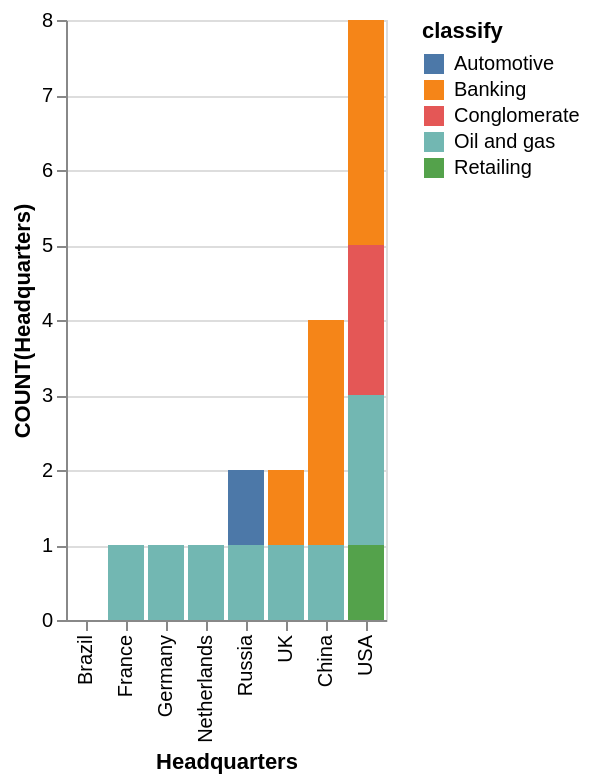

Here is the Vega-Lite specification saved for this chart:
### Vega-Lite specification from a JSON file in a GitHub repository (floating-point values rounded to 4 significant figures)
{"data": {"values": [{"x_data": "Brazil", "y_data": 0, "classify": "Automotive"}, {"x_data": "France", "y_data": 0, "classify": "Automotive"}, {"x_data": "Germany", "y_data": 0, "classify": "Automotive"}, {"x_data": "Netherlands", "y_data": 0, "classify": "Automotive"}, {"x_data": "Russia", "y_data": 1, "classify": "Automotive"}, {"x_data": "UK", "y_data": 0, "classify": "Automotive"}, {"x_data": "China", "y_data": 0, "classify": "Automotive"}, {"x_data": "USA", "y_data": 0, "classify": "Automotive"}, {"x_data": "Brazil", "y_data": 0, "classify": "Banking"}, {"x_data": "France", "y_data": 0, "classify": "Banking"}, {"x_data": "Germany", "y_data": 0, "classify": "Banking"}, {"x_data": "Netherlands", "y_data": 0, "classify": "Banking"}, {"x_data": "Russia", "y_data": 0, "classify": "Banking"}, {"x_data": "UK", "y_data": 1, "classify": "Banking"}, {"x_data": "China", "y_data": 3, "classify": "Banking"}, {"x_data": "USA", "y_data": 3, "classify": "Banking"}, {"x_data": "Brazil", "y_data": 0, "classify": "Conglomerate"}, {"x_data": "France", "y_data": 0, "classify": "Conglomerate"}, {"x_data": "Germany", "y_data": 0, "classify": "Conglomerate"}, {"x_data": "Netherlands", "y_data": 0, "classify": "Conglomerate"}, {"x_data": "Russia", "y_data": 0, "classify": "Conglomerate"}, {"x_data": "UK", "y_data": 0, "classify": "Conglomerate"}, {"x_data": "China", "y_data": 0, "classify": "Conglomerate"}, {"x_data": "USA", "y_data": 2, "classify": "Conglomerate"}, {"x_data": "Brazil", "y_data": 0, "classify": "Oil and gas"}, {"x_data": "France", "y_data": 1, "classify": "Oil and gas"}, {"x_data": "Germany", "y_data": 1, "classify": "Oil and gas"}, {"x_data": "Netherlands", "y_data": 1, "classify": "Oil and gas"}, {"x_data": "Russia", "y_data": 1, "classify": "Oil and gas"}, {"x_data": "UK", "y_data": 1, "classify": "Oil and gas"}, {"x_data": "China", "y_data": 1, "classify": "Oil and gas"}, {"x_data": "USA", "y_data": 2, "classify": "Oil and gas"}, {"x_data": "Brazil", "y_data": 0, "classify": "Retailing"}, {"x_data": "France", "y_data": 0, "classify": "Retailing"}, {"x_data": "Germany", "y_data": 0, "classify": "Retailing"}, {"x_data": "Netherlands", "y_data": 0, "classify": "Retailing"}, {"x_data": "Russia", "y_data": 0, "classify": "Retailing"}, {"x_data": "UK", "y_data": 0, "classify": "Retailing"}, {"x_data": "China", "y_data": 0, "classify": "Retailing"}, {"x_data": "USA", "y_data": 1, "classify": "Retailing"}]}, "mark": "bar", "encoding": {"x": {"field": "x_data", "type": "nominal", "title": "Headquarters", "sort": {"op": "sum", "field": "y_data", "order": "ascending"}}, "y": {"field": "y_data", "type": "quantitative", "title": "COUNT(Headquarters)"}, "color": {"field": "classify"}}}
